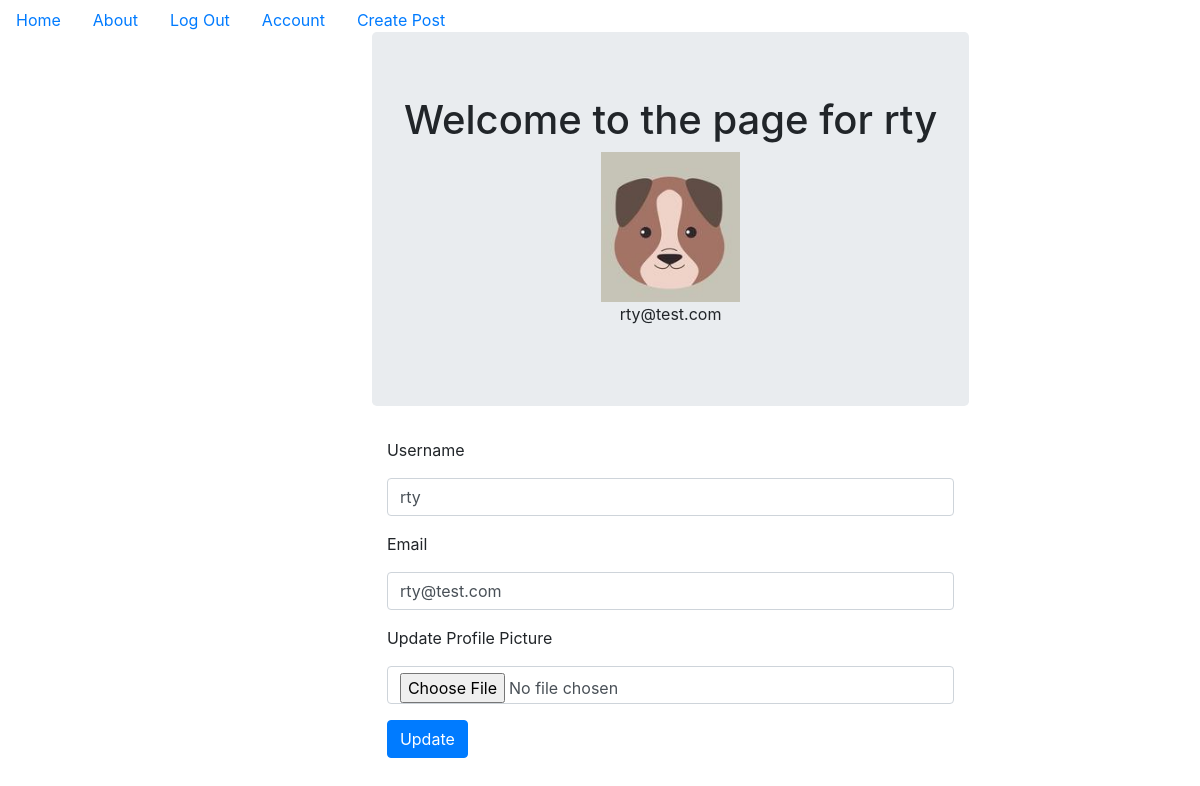
Page /account (signed in) on the committed database.
### puppycompanyblog/models.py (models this page shows, shortened)
class User(db.Model,UserMixin):
    __tablename__ = 'users'
    id = db.Column(db.Integer,primary_key=True)
    profile_image = db.Column(db.String(64),nullable=False,default='default_profile.png')
    email = db.Column(db.String(64),unique=True,index=True)
    username = db.Column(db.String(64),unique=True,index=True)
    password_hash = db.Column(db.String(128))
    posts = db.relationship('BlogPost',backref='author',lazy=True)

### puppycompanyblog/users/views.py (the view)
@users.route("/account", methods=['GET', 'POST'])
@login_required
def account():
    form = UpdateUserForm()
    if form.validate_on_submit():
        if form.picture.data:
            username=current_user.username
            pic = add_profile_pic(form.picture.data, username)#picture_handler.py
            current_user.profile_image = pic
        current_user.username = form.username.data
        current_user.email = form.email.data
        db.session.commit()
        flash("User Account updated")
        return redirect(url_for('users.account'))
    elif request.method == 'GET':
        form.username.data = current_user.username
        form.email.data = current_user.email
    profile_image = url_for('static', filename='profile/pics'+current_user.profile_image)
    return render_template("account.html", profile_image = profile_image, form = form)

### puppycompanyblog/users/forms.py (shortened to what this page needs)
class UpdateUserForm(FlaskForm):
    email = StringField('Email', validators=[DataRequired(), Email()])
    username = StringField('Username', validators=[DataRequired()])
    picture = FileField('Update Profile Picture', validators=[FileAllowed(['jpg', 'png'])])
    submit=SubmitField('Update')

### puppycompanyblog/models.py (called while the page is built)
@login_manager.user_loader
def load_user(user_id):
    return User.query.get(user_id)

### puppycompanyblog/templates/account.html (shortened to what this page needs)
{% extends "base.html" %}
{% block content %}
    <div class="jumbotron">
        <div align ='center'>
            <h1>Welcome to the page for {{current_user.username}}</h1>
            <img align='center' src="{{ url_for('static', filename='profile_pics/' + current_user.profile_image) }}">
            <p>{{ current_user.email }}</p>
        </div>
    </div>
    <div class="container">
        <form method="post" action="" enctype="multipart/form-data">
            <div class="form-group">
                {{form.username.label(class="form-group")}}
                {{form.username(class="form-control")}}
            </div>
            <div class="form-group">
                {{form.email.label(class="form-group")}}
                {{form.email(class="form-control")}}
            </div>
            <div class="form-group">
                {{form.picture.label(class="form-group")}}
                {{form.picture(class="form-control")}}
            </div>
            <div class="form-group">
                {{form.submit(class="btn btn-primary")}}
            </div>
        </form>
    </div>
{% endblock %}

### rows in the picture
User: username "rty", profile_image (placeholder picture), email "rty@test.com"
